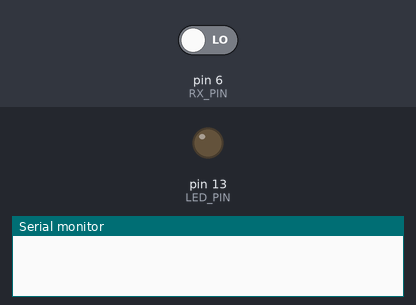
The sketch below on a simulated Arduino Uno, built with avr-gcc and run on an emulated ATmega328P. Parts: output pins drawn as LEDs (lit = HIGH), the last lines printed to the serial monitor. The test bench sets the inputs (shaded band); at power-on: pin 6 (RX_PIN) LOW.

Above: at 1.2 s.
1.3 s: pin 6 (RX_PIN) driven HIGH
At 2.1 s:
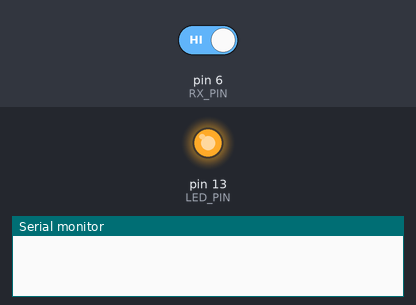
2.8 s: pin 6 (RX_PIN) driven LOW
At 3.3 s:
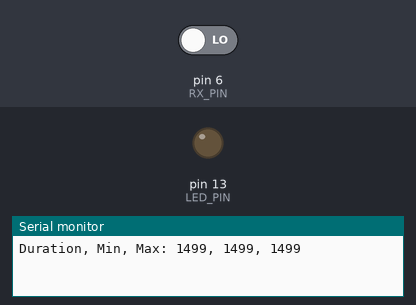
Timing chart, 0 to 5.8 s (numbered marks = the images above; inputs shaded):
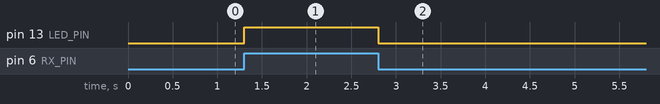

The sketch:

ming_rx1.ino
```cpp
#include <Arduino.h>

#define RX_PIN 6
#define LED_PIN 13
#define MIN_LEGIT_TIME 100000
#define RESET_AVG_SAMPLES 25

void setup() {
  Serial.begin(115200);
  pinMode(RX_PIN, INPUT);
  pinMode(LED_PIN, OUTPUT);
}

void loop() {
  bool state, last_state = false;
  unsigned long time, maxtime = 0L;
  unsigned long mintime = (unsigned long)-1L;
  int sample_count = 0;

  while(true){
    state = digitalRead(RX_PIN);

    if(state != last_state){
      if(state == false){
        digitalWrite(LED_PIN, LOW);
        unsigned long diff = micros() - time;

        if(diff >= MIN_LEGIT_TIME){
          if(++sample_count > RESET_AVG_SAMPLES){
            sample_count = 1;
            Serial.println("Resetting Bounds");
            maxtime = 0L;
            mintime = (unsigned long)-1L;
          }

          if(diff < mintime)
            mintime = diff;
          if(diff > maxtime)
            maxtime = diff;
          Serial.print("Duration, Min, Max: ");
          Serial.print(diff / 1000L);
          Serial.print(", ");
          Serial.print(mintime / 1000L);
          Serial.print(", ");
          Serial.print(maxtime / 1000L);
          Serial.println();
        }
      } else {
        digitalWrite(LED_PIN, HIGH);
        time = micros();
      }

      last_state = state;
    }
  }

}
```

Measured:
- after the input at 1.3 s, pin 13 (LED_PIN): LOW → HIGH at once
- after the input at 2.8 s, pin 13 (LED_PIN): HIGH → LOW at once
